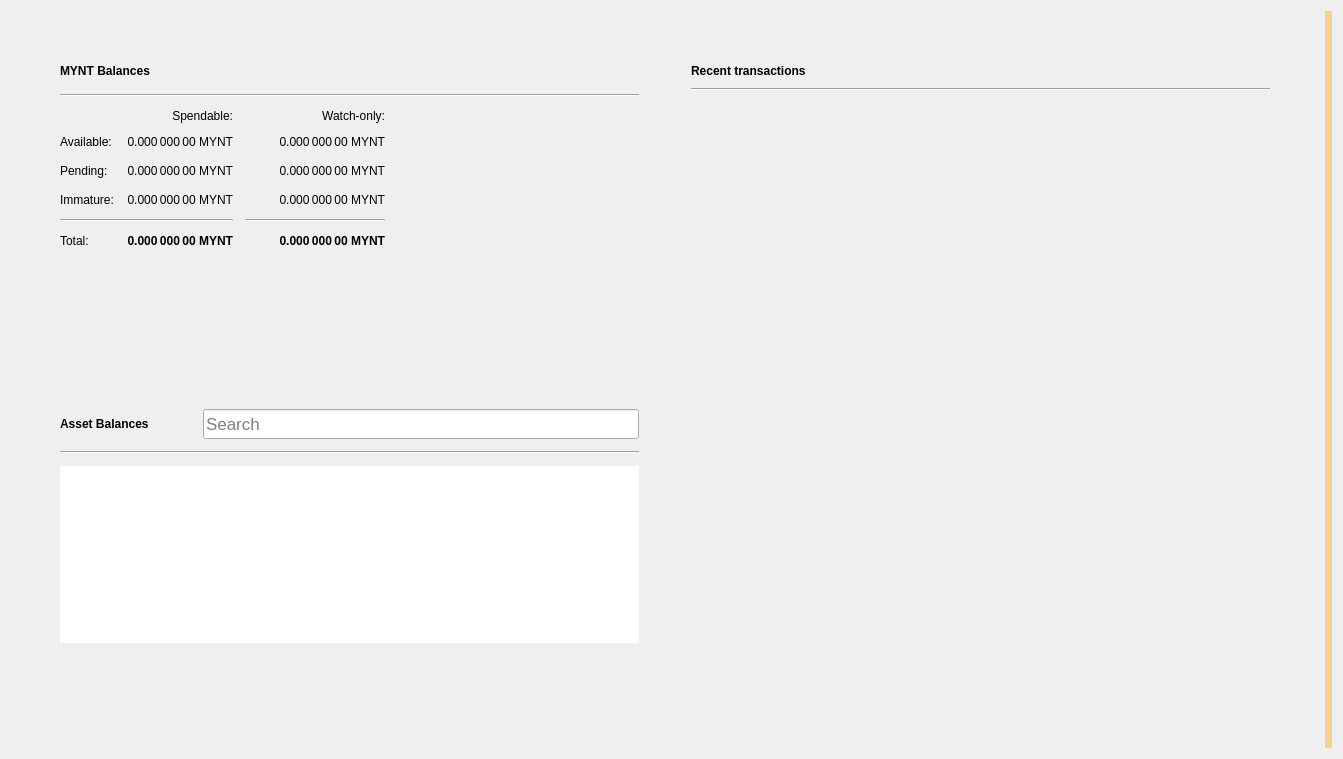
<?xml version="1.0" encoding="UTF-8"?>
<ui version="4.0">
 <class>OverviewPage</class>
 <widget class="QWidget" name="OverviewPage">
  <property name="geometry">
   <rect>
    <x>0</x>
    <y>0</y>
    <width>1343</width>
    <height>759</height>
   </rect>
  </property>
  <property name="windowTitle">
   <string>Form</string>
  </property>
  <property name="autoFillBackground">
   <bool>false</bool>
  </property>
  <layout class="QGridLayout" name="gridLayout_3">
   <item row="0" column="1">
    <layout class="QVBoxLayout" name="verticalLayout_7">
     <property name="spacing">
      <number>0</number>
     </property>
     <property name="leftMargin">
      <number>0</number>
     </property>
     <property name="topMargin">
      <number>0</number>
     </property>
     <property name="rightMargin">
      <number>0</number>
     </property>
     <property name="bottomMargin">
      <number>0</number>
     </property>
     <item>
      <layout class="QHBoxLayout" name="horizontalLayout" stretch="0,0">
       <property name="spacing">
        <number>34</number>
       </property>
       <property name="sizeConstraint">
        <enum>QLayout::SetMaximumSize</enum>
       </property>
       <property name="leftMargin">
        <number>40</number>
       </property>
       <property name="topMargin">
        <number>40</number>
       </property>
       <property name="rightMargin">
        <number>40</number>
       </property>
       <property name="bottomMargin">
        <number>40</number>
       </property>
       <item>
        <layout class="QVBoxLayout" name="verticalLayout_2">
         <property name="spacing">
          <number>34</number>
         </property>
         <property name="rightMargin">
          <number>0</number>
         </property>
         <item>
          <widget class="QFrame" name="frame">
           <property name="sizePolicy">
            <sizepolicy hsizetype="Preferred" vsizetype="Preferred">
             <horstretch>0</horstretch>
             <verstretch>0</verstretch>
            </sizepolicy>
           </property>
           <property name="frameShape">
            <enum>QFrame::NoFrame</enum>
           </property>
           <property name="frameShadow">
            <enum>QFrame::Raised</enum>
           </property>
           <property name="lineWidth">
            <number>10</number>
           </property>
           <layout class="QVBoxLayout" name="verticalLayout_4">
            <property name="spacing">
             <number>12</number>
            </property>
            <item>
             <layout class="QHBoxLayout" name="horizontalLayout_4">
              <item>
               <widget class="QLabel" name="rvnBalancesLabel">
                <property name="font">
                 <font>
                  <weight>75</weight>
                  <bold>true</bold>
                 </font>
                </property>
                <property name="text">
                 <string>MYNT Balances</string>
                </property>
               </widget>
              </item>
              <item>
               <widget class="QPushButton" name="labelWalletStatus">
                <property name="enabled">
                 <bool>true</bool>
                </property>
                <property name="maximumSize">
                 <size>
                  <width>30</width>
                  <height>16777215</height>
                 </size>
                </property>
                <property name="toolTip">
                 <string>The displayed information may be out of date. Your wallet automatically synchronizes with the Mynt network after a connection is established, but this process has not completed yet.</string>
                </property>
                <property name="text">
                 <string/>
                </property>
                <property name="icon">
                 <iconset>
                  <normaloff>:/icons/warning</normaloff>
                  <disabledoff>:/icons/warning</disabledoff>:/icons/warning</iconset>
                </property>
                <property name="iconSize">
                 <size>
                  <width>24</width>
                  <height>24</height>
                 </size>
                </property>
                <property name="flat">
                 <bool>true</bool>
                </property>
               </widget>
              </item>
              <item>
               <spacer name="horizontalSpacer_3">
                <property name="orientation">
                 <enum>Qt::Horizontal</enum>
                </property>
                <property name="sizeHint" stdset="0">
                 <size>
                  <width>40</width>
                  <height>20</height>
                 </size>
                </property>
               </spacer>
              </item>
             </layout>
            </item>
            <item>
             <widget class="Line" name="line_2">
              <property name="orientation">
               <enum>Qt::Horizontal</enum>
              </property>
             </widget>
            </item>
            <item>
             <layout class="QGridLayout" name="gridLayout">
              <property name="spacing">
               <number>12</number>
              </property>
              <item row="3" column="2">
               <widget class="QLabel" name="labelWatchImmature">
                <property name="font">
                 <font>
                  <weight>50</weight>
                  <bold>false</bold>
                 </font>
                </property>
                <property name="cursor">
                 <cursorShape>IBeamCursor</cursorShape>
                </property>
                <property name="toolTip">
                 <string>Mined balance in watch-only addresses that has not yet matured</string>
                </property>
                <property name="text">
                 <string notr="true">0.000 000 00 MYNT</string>
                </property>
                <property name="alignment">
                 <set>Qt::AlignRight|Qt::AlignTrailing|Qt::AlignVCenter</set>
                </property>
                <property name="textInteractionFlags">
                 <set>Qt::LinksAccessibleByMouse|Qt::TextSelectableByKeyboard|Qt::TextSelectableByMouse</set>
                </property>
               </widget>
              </item>
              <item row="2" column="3">
               <spacer name="horizontalSpacer_2">
                <property name="orientation">
                 <enum>Qt::Horizontal</enum>
                </property>
                <property name="sizeHint" stdset="0">
                 <size>
                  <width>40</width>
                  <height>20</height>
                 </size>
                </property>
               </spacer>
              </item>
              <item row="1" column="0">
               <widget class="QLabel" name="labelBalanceText">
                <property name="text">
                 <string>Available:</string>
                </property>
               </widget>
              </item>
              <item row="1" column="2">
               <widget class="QLabel" name="labelWatchAvailable">
                <property name="font">
                 <font>
                  <weight>50</weight>
                  <bold>false</bold>
                 </font>
                </property>
                <property name="cursor">
                 <cursorShape>IBeamCursor</cursorShape>
                </property>
                <property name="toolTip">
                 <string>Your current balance in watch-only addresses</string>
                </property>
                <property name="text">
                 <string notr="true">0.000 000 00 MYNT</string>
                </property>
                <property name="alignment">
                 <set>Qt::AlignRight|Qt::AlignTrailing|Qt::AlignVCenter</set>
                </property>
                <property name="textInteractionFlags">
                 <set>Qt::LinksAccessibleByMouse|Qt::TextSelectableByKeyboard|Qt::TextSelectableByMouse</set>
                </property>
               </widget>
              </item>
              <item row="2" column="1">
               <widget class="QLabel" name="labelUnconfirmed">
                <property name="font">
                 <font>
                  <weight>50</weight>
                  <bold>false</bold>
                 </font>
                </property>
                <property name="cursor">
                 <cursorShape>IBeamCursor</cursorShape>
                </property>
                <property name="toolTip">
                 <string>Total of transactions that have yet to be confirmed, and do not yet count toward the spendable balance</string>
                </property>
                <property name="text">
                 <string notr="true">0.000 000 00 MYNT</string>
                </property>
                <property name="alignment">
                 <set>Qt::AlignRight|Qt::AlignTrailing|Qt::AlignVCenter</set>
                </property>
                <property name="textInteractionFlags">
                 <set>Qt::LinksAccessibleByMouse|Qt::TextSelectableByKeyboard|Qt::TextSelectableByMouse</set>
                </property>
               </widget>
              </item>
              <item row="4" column="2">
               <widget class="Line" name="lineWatchBalance">
                <property name="sizePolicy">
                 <sizepolicy hsizetype="Preferred" vsizetype="Fixed">
                  <horstretch>0</horstretch>
                  <verstretch>0</verstretch>
                 </sizepolicy>
                </property>
                <property name="minimumSize">
                 <size>
                  <width>140</width>
                  <height>0</height>
                 </size>
                </property>
                <property name="orientation">
                 <enum>Qt::Horizontal</enum>
                </property>
               </widget>
              </item>
              <item row="0" column="1">
               <widget class="QLabel" name="labelSpendable">
                <property name="text">
                 <string>Spendable:</string>
                </property>
                <property name="alignment">
                 <set>Qt::AlignRight|Qt::AlignTrailing|Qt::AlignVCenter</set>
                </property>
               </widget>
              </item>
              <item row="3" column="0">
               <widget class="QLabel" name="labelImmatureText">
                <property name="text">
                 <string>Immature:</string>
                </property>
               </widget>
              </item>
              <item row="5" column="2">
               <widget class="QLabel" name="labelWatchTotal">
                <property name="font">
                 <font>
                  <weight>75</weight>
                  <bold>true</bold>
                 </font>
                </property>
                <property name="cursor">
                 <cursorShape>IBeamCursor</cursorShape>
                </property>
                <property name="toolTip">
                 <string>Current total balance in watch-only addresses</string>
                </property>
                <property name="text">
                 <string notr="true">0.000 000 00 MYNT</string>
                </property>
                <property name="alignment">
                 <set>Qt::AlignRight|Qt::AlignTrailing|Qt::AlignVCenter</set>
                </property>
                <property name="textInteractionFlags">
                 <set>Qt::LinksAccessibleByMouse|Qt::TextSelectableByKeyboard|Qt::TextSelectableByMouse</set>
                </property>
               </widget>
              </item>
              <item row="4" column="0" colspan="2">
               <widget class="Line" name="line">
                <property name="orientation">
                 <enum>Qt::Horizontal</enum>
                </property>
               </widget>
              </item>
              <item row="0" column="2">
               <widget class="QLabel" name="labelWatchonly">
                <property name="text">
                 <string>Watch-only:</string>
                </property>
                <property name="alignment">
                 <set>Qt::AlignRight|Qt::AlignTrailing|Qt::AlignVCenter</set>
                </property>
               </widget>
              </item>
              <item row="5" column="1">
               <widget class="QLabel" name="labelTotal">
                <property name="font">
                 <font>
                  <weight>75</weight>
                  <bold>true</bold>
                 </font>
                </property>
                <property name="cursor">
                 <cursorShape>IBeamCursor</cursorShape>
                </property>
                <property name="toolTip">
                 <string>Your current total balance</string>
                </property>
                <property name="text">
                 <string notr="true">0.000 000 00 MYNT</string>
                </property>
                <property name="alignment">
                 <set>Qt::AlignRight|Qt::AlignTrailing|Qt::AlignVCenter</set>
                </property>
                <property name="textInteractionFlags">
                 <set>Qt::LinksAccessibleByMouse|Qt::TextSelectableByKeyboard|Qt::TextSelectableByMouse</set>
                </property>
               </widget>
              </item>
              <item row="1" column="1">
               <widget class="QLabel" name="labelBalance">
                <property name="font">
                 <font>
                  <weight>50</weight>
                  <bold>false</bold>
                 </font>
                </property>
                <property name="cursor">
                 <cursorShape>IBeamCursor</cursorShape>
                </property>
                <property name="toolTip">
                 <string>Your current spendable balance</string>
                </property>
                <property name="text">
                 <string notr="true">0.000 000 00 MYNT</string>
                </property>
                <property name="alignment">
                 <set>Qt::AlignRight|Qt::AlignTrailing|Qt::AlignVCenter</set>
                </property>
                <property name="textInteractionFlags">
                 <set>Qt::LinksAccessibleByMouse|Qt::TextSelectableByKeyboard|Qt::TextSelectableByMouse</set>
                </property>
               </widget>
              </item>
              <item row="2" column="0">
               <widget class="QLabel" name="labelPendingText">
                <property name="text">
                 <string>Pending:</string>
                </property>
               </widget>
              </item>
              <item row="5" column="0">
               <widget class="QLabel" name="labelTotalText">
                <property name="text">
                 <string>Total:</string>
                </property>
               </widget>
              </item>
              <item row="3" column="1">
               <widget class="QLabel" name="labelImmature">
                <property name="font">
                 <font>
                  <weight>50</weight>
                  <bold>false</bold>
                 </font>
                </property>
                <property name="cursor">
                 <cursorShape>IBeamCursor</cursorShape>
                </property>
                <property name="toolTip">
                 <string>Mined balance that has not yet matured</string>
                </property>
                <property name="text">
                 <string notr="true">0.000 000 00 MYNT</string>
                </property>
                <property name="alignment">
                 <set>Qt::AlignRight|Qt::AlignTrailing|Qt::AlignVCenter</set>
                </property>
                <property name="textInteractionFlags">
                 <set>Qt::LinksAccessibleByMouse|Qt::TextSelectableByKeyboard|Qt::TextSelectableByMouse</set>
                </property>
               </widget>
              </item>
              <item row="2" column="2">
               <widget class="QLabel" name="labelWatchPending">
                <property name="font">
                 <font>
                  <weight>50</weight>
                  <bold>false</bold>
                 </font>
                </property>
                <property name="cursor">
                 <cursorShape>IBeamCursor</cursorShape>
                </property>
                <property name="toolTip">
                 <string>Unconfirmed transactions to watch-only addresses</string>
                </property>
                <property name="text">
                 <string notr="true">0.000 000 00 MYNT</string>
                </property>
                <property name="alignment">
                 <set>Qt::AlignRight|Qt::AlignTrailing|Qt::AlignVCenter</set>
                </property>
                <property name="textInteractionFlags">
                 <set>Qt::LinksAccessibleByMouse|Qt::TextSelectableByKeyboard|Qt::TextSelectableByMouse</set>
                </property>
               </widget>
              </item>
             </layout>
            </item>
           </layout>
          </widget>
         </item>
         <item>
          <widget class="QWidget" name="assetVerticalSpaceWidget2" native="true">
           <property name="autoFillBackground">
            <bool>false</bool>
           </property>
           <layout class="QVBoxLayout" name="verticalLayout_6">
            <item>
             <spacer name="verticalSpacer_4">
              <property name="orientation">
               <enum>Qt::Vertical</enum>
              </property>
              <property name="sizeHint" stdset="0">
               <size>
                <width>20</width>
                <height>87</height>
               </size>
              </property>
             </spacer>
            </item>
           </layout>
          </widget>
         </item>
         <item>
          <widget class="QFrame" name="assetFrame">
           <property name="autoFillBackground">
            <bool>true</bool>
           </property>
           <property name="frameShape">
            <enum>QFrame::NoFrame</enum>
           </property>
           <property name="frameShadow">
            <enum>QFrame::Plain</enum>
           </property>
           <property name="lineWidth">
            <number>0</number>
           </property>
           <layout class="QVBoxLayout" name="verticalLayout_5">
            <property name="spacing">
             <number>12</number>
            </property>
            <item>
             <layout class="QHBoxLayout" name="assetBalanceHorizontalLayout">
              <item alignment="Qt::AlignVCenter">
               <widget class="QLabel" name="assetBalanceLabel">
                <property name="font">
                 <font>
                  <weight>75</weight>
                  <bold>true</bold>
                 </font>
                </property>
                <property name="text">
                 <string>Asset Balances</string>
                </property>
               </widget>
              </item>
              <item>
               <widget class="QPushButton" name="labelAssetStatus">
                <property name="enabled">
                 <bool>true</bool>
                </property>
                <property name="maximumSize">
                 <size>
                  <width>30</width>
                  <height>16777215</height>
                 </size>
                </property>
                <property name="toolTip">
                 <string>The displayed information may be out of date. Your wallet automatically synchronizes with the Mynt network after a connection is established, but this process has not completed yet.</string>
                </property>
                <property name="text">
                 <string/>
                </property>
                <property name="icon">
                 <iconset>
                  <normaloff>:/icons/warning</normaloff>
                  <disabledoff>:/icons/warning</disabledoff>:/icons/warning</iconset>
                </property>
                <property name="iconSize">
                 <size>
                  <width>24</width>
                  <height>24</height>
                 </size>
                </property>
                <property name="flat">
                 <bool>true</bool>
                </property>
               </widget>
              </item>
              <item alignment="Qt::AlignBottom">
               <widget class="QLineEdit" name="assetSearch">
                <property name="sizePolicy">
                 <sizepolicy hsizetype="Expanding" vsizetype="Preferred">
                  <horstretch>0</horstretch>
                  <verstretch>0</verstretch>
                 </sizepolicy>
                </property>
                <property name="minimumSize">
                 <size>
                  <width>0</width>
                  <height>30</height>
                 </size>
                </property>
                <property name="maximumSize">
                 <size>
                  <width>16777215</width>
                  <height>30</height>
                 </size>
                </property>
                <property name="sizeIncrement">
                 <size>
                  <width>0</width>
                  <height>0</height>
                 </size>
                </property>
                <property name="baseSize">
                 <size>
                  <width>0</width>
                  <height>0</height>
                 </size>
                </property>
                <property name="font">
                 <font>
                  <pointsize>13</pointsize>
                 </font>
                </property>
                <property name="maxLength">
                 <number>32</number>
                </property>
                <property name="frame">
                 <bool>true</bool>
                </property>
                <property name="alignment">
                 <set>Qt::AlignLeading|Qt::AlignLeft|Qt::AlignVCenter</set>
                </property>
                <property name="placeholderText">
                 <string>Search</string>
                </property>
                <property name="clearButtonEnabled">
                 <bool>true</bool>
                </property>
               </widget>
              </item>
             </layout>
            </item>
            <item>
             <widget class="Line" name="assetBalanceLine">
              <property name="orientation">
               <enum>Qt::Horizontal</enum>
              </property>
             </widget>
            </item>
            <item>
             <widget class="QListView" name="listAssets">
              <property name="frameShape">
               <enum>QFrame::NoFrame</enum>
              </property>
              <property name="lineWidth">
               <number>0</number>
              </property>
              <property name="verticalScrollMode">
               <enum>QAbstractItemView::ScrollPerItem</enum>
              </property>
             </widget>
            </item>
            <item>
             <widget class="QWidget" name="assetVerticalSpaceWidget" native="true">
              <property name="autoFillBackground">
               <bool>false</bool>
              </property>
              <layout class="QVBoxLayout" name="verticalLayout">
               <item>
                <spacer name="verticalSpacer_3">
                 <property name="orientation">
                  <enum>Qt::Vertical</enum>
                 </property>
                 <property name="sizeHint" stdset="0">
                  <size>
                   <width>20</width>
                   <height>40</height>
                  </size>
                 </property>
                </spacer>
               </item>
              </layout>
             </widget>
            </item>
           </layout>
          </widget>
         </item>
        </layout>
       </item>
       <item>
        <layout class="QVBoxLayout" name="verticalLayout_3">
         <property name="spacing">
          <number>34</number>
         </property>
         <property name="leftMargin">
          <number>0</number>
         </property>
         <item>
          <widget class="QFrame" name="frame_2">
           <property name="sizePolicy">
            <sizepolicy hsizetype="Preferred" vsizetype="Fixed">
             <horstretch>0</horstretch>
             <verstretch>0</verstretch>
            </sizepolicy>
           </property>
           <property name="frameShape">
            <enum>QFrame::NoFrame</enum>
           </property>
           <property name="frameShadow">
            <enum>QFrame::Plain</enum>
           </property>
           <property name="lineWidth">
            <number>0</number>
           </property>
           <layout class="QGridLayout" name="gridLayout_2">
            <property name="horizontalSpacing">
             <number>12</number>
            </property>
            <item row="0" column="0">
             <layout class="QHBoxLayout" name="horizontalLayout_2">
              <item>
               <widget class="QLabel" name="recentTransactionsLabel">
                <property name="font">
                 <font>
                  <weight>75</weight>
                  <bold>true</bold>
                 </font>
                </property>
                <property name="text">
                 <string>Recent transactions</string>
                </property>
               </widget>
              </item>
              <item>
               <widget class="QPushButton" name="labelTransactionsStatus">
                <property name="enabled">
                 <bool>true</bool>
                </property>
                <property name="maximumSize">
                 <size>
                  <width>30</width>
                  <height>16777215</height>
                 </size>
                </property>
                <property name="toolTip">
                 <string>The displayed information may be out of date. Your wallet automatically synchronizes with the Mynt network after a connection is established, but this process has not completed yet.</string>
                </property>
                <property name="text">
                 <string/>
                </property>
                <property name="icon">
                 <iconset>
                  <normaloff>:/icons/warning</normaloff>
                  <disabledoff>:/icons/warning</disabledoff>:/icons/warning</iconset>
                </property>
                <property name="iconSize">
                 <size>
                  <width>24</width>
                  <height>24</height>
                 </size>
                </property>
                <property name="flat">
                 <bool>true</bool>
                </property>
               </widget>
              </item>
              <item>
               <spacer name="horizontalSpacer">
                <property name="orientation">
                 <enum>Qt::Horizontal</enum>
                </property>
                <property name="sizeHint" stdset="0">
                 <size>
                  <width>40</width>
                  <height>20</height>
                 </size>
                </property>
               </spacer>
              </item>
             </layout>
            </item>
            <item row="2" column="0">
             <widget class="QListView" name="listTransactions">
              <property name="styleSheet">
               <string notr="true">QListView { background: transparent; }</string>
              </property>
              <property name="frameShape">
               <enum>QFrame::NoFrame</enum>
              </property>
              <property name="verticalScrollBarPolicy">
               <enum>Qt::ScrollBarAlwaysOff</enum>
              </property>
              <property name="horizontalScrollBarPolicy">
               <enum>Qt::ScrollBarAlwaysOff</enum>
              </property>
              <property name="selectionMode">
               <enum>QAbstractItemView::NoSelection</enum>
              </property>
             </widget>
            </item>
            <item row="1" column="0">
             <widget class="Line" name="line_3">
              <property name="orientation">
               <enum>Qt::Horizontal</enum>
              </property>
             </widget>
            </item>
           </layout>
          </widget>
         </item>
         <item>
          <spacer name="verticalSpacer_2">
           <property name="orientation">
            <enum>Qt::Vertical</enum>
           </property>
           <property name="sizeHint" stdset="0">
            <size>
             <width>20</width>
             <height>40</height>
            </size>
           </property>
          </spacer>
         </item>
        </layout>
       </item>
      </layout>
     </item>
    </layout>
   </item>
   <item row="0" column="3">
    <widget class="QLabel" name="labelAlerts">
     <property name="visible">
      <bool>true</bool>
     </property>
     <property name="styleSheet">
      <string notr="true">QLabel { background-color: qlineargradient(x1: 0, y1: 0, x2: 1, y2: 0, stop:0 #F0D0A0, stop:1 #F8D488); color:#000000; }</string>
     </property>
     <property name="wordWrap">
      <bool>true</bool>
     </property>
     <property name="margin">
      <number>3</number>
     </property>
     <property name="textInteractionFlags">
      <set>Qt::TextSelectableByMouse</set>
     </property>
    </widget>
   </item>
  </layout>
 </widget>
 <resources/>
 <connections/>
</ui>
